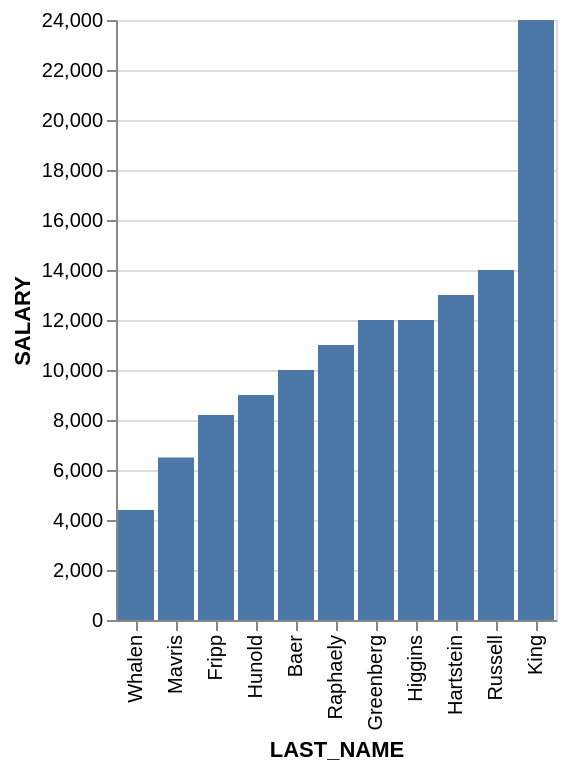

Describe this chart as a Vega-Lite specification.
### Vega-Lite specification from a JSON file in a GitHub repository (floating-point values rounded to 4 significant figures)
{"data": {"values": [{"x_data": "King", "y_data": 24000}, {"x_data": "Hunold", "y_data": 9000}, {"x_data": "Greenberg", "y_data": 12000}, {"x_data": "Raphaely", "y_data": 11000}, {"x_data": "Fripp", "y_data": 8200}, {"x_data": "Russell", "y_data": 14000}, {"x_data": "Whalen", "y_data": 4400}, {"x_data": "Hartstein", "y_data": 13000}, {"x_data": "Mavris", "y_data": 6500}, {"x_data": "Baer", "y_data": 10000}, {"x_data": "Higgins", "y_data": 12000}]}, "mark": "bar", "encoding": {"x": {"field": "x_data", "type": "nominal", "title": "LAST_NAME", "sort": {"op": "sum", "field": "y_data", "order": "ascending"}}, "y": {"field": "y_data", "type": "quantitative", "title": "SALARY"}}}
